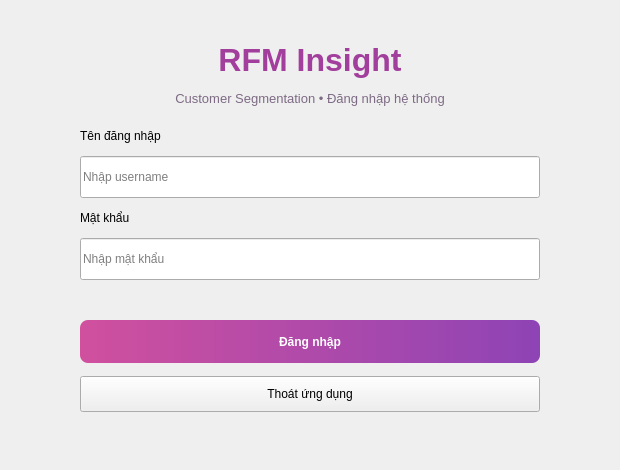
<?xml version="1.0" encoding="UTF-8"?>
<ui version="4.0">
 <class>LoginMainWindow</class>
 <widget class="QMainWindow" name="LoginMainWindow">
  <property name="geometry"><rect><x>0</x><y>0</y><width>620</width><height>470</height></rect></property>
  <property name="minimumSize"><size><width>520</width><height>420</height></size></property>
  <property name="windowTitle"><string>Đăng nhập — RFM Insight</string></property>
  <widget class="QWidget" name="centralwidget">
   <layout class="QVBoxLayout" name="outerLayout">
    <property name="leftMargin"><number>80</number></property>
    <property name="topMargin"><number>42</number></property>
    <property name="rightMargin"><number>80</number></property>
    <property name="bottomMargin"><number>42</number></property>
    <property name="spacing"><number>13</number></property>
    <item>
     <widget class="QLabel" name="lblAppTitle">
      <property name="text"><string>RFM Insight</string></property>
      <property name="alignment"><set>Qt::AlignCenter</set></property>
      <property name="styleSheet"><string notr="true">font-size: 24pt; font-weight: bold; color: #A23E9C;</string></property>
     </widget>
    </item>
    <item>
     <widget class="QLabel" name="lblSubtitle">
      <property name="text"><string>Customer Segmentation • Đăng nhập hệ thống</string></property>
      <property name="alignment"><set>Qt::AlignCenter</set></property>
      <property name="styleSheet"><string notr="true">color: #7D6A84; font-size: 10pt;</string></property>
     </widget>
    </item>
    <item><spacer name="spacerTop"><property name="orientation"><enum>Qt::Vertical</enum></property><property name="sizeHint" stdset="0"><size><width>20</width><height>15</height></size></property></spacer></item>
    <item><widget class="QLabel" name="lblUsername"><property name="text"><string>Tên đăng nhập</string></property></widget></item>
    <item>
     <widget class="QLineEdit" name="txtUsername">
      <property name="placeholderText"><string>Nhập username</string></property>
      <property name="minimumSize"><size><width>0</width><height>42</height></size></property>
     </widget>
    </item>
    <item><widget class="QLabel" name="lblPassword"><property name="text"><string>Mật khẩu</string></property></widget></item>
    <item>
     <widget class="QLineEdit" name="txtPassword">
      <property name="placeholderText"><string>Nhập mật khẩu</string></property>
      <property name="echoMode"><enum>QLineEdit::Password</enum></property>
      <property name="minimumSize"><size><width>0</width><height>42</height></size></property>
     </widget>
    </item>
    <item>
     <widget class="QLabel" name="lblError">
      <property name="text"><string></string></property>
      <property name="wordWrap"><bool>true</bool></property>
      <property name="styleSheet"><string notr="true">color: #B42318; font-size: 9pt;</string></property>
     </widget>
    </item>
    <item>
     <widget class="QPushButton" name="btnLogin">
      <property name="text"><string>Đăng nhập</string></property>
      <property name="minimumSize"><size><width>0</width><height>43</height></size></property>
      <property name="styleSheet"><string notr="true">QPushButton{background:qlineargradient(x1:0, y1:0, x2:1, y2:0, stop:0 #D0509E, stop:1 #8E44B5);color:white;border:0;border-radius:8px;font-weight:600;} QPushButton:hover{background:qlineargradient(x1:0, y1:0, x2:1, y2:0, stop:0 #B8408A, stop:1 #7A3A9E);}</string></property>
     </widget>
    </item>
    <item>
     <widget class="QPushButton" name="btnExit">
      <property name="text"><string>Thoát ứng dụng</string></property>
      <property name="minimumSize"><size><width>0</width><height>36</height></size></property>
     </widget>
    </item>
    <item><spacer name="spacerBottom"><property name="orientation"><enum>Qt::Vertical</enum></property><property name="sizeHint" stdset="0"><size><width>20</width><height>20</height></size></property></spacer></item>
   </layout>
  </widget>
 </widget>
 <resources/>
 <connections/>
</ui>
